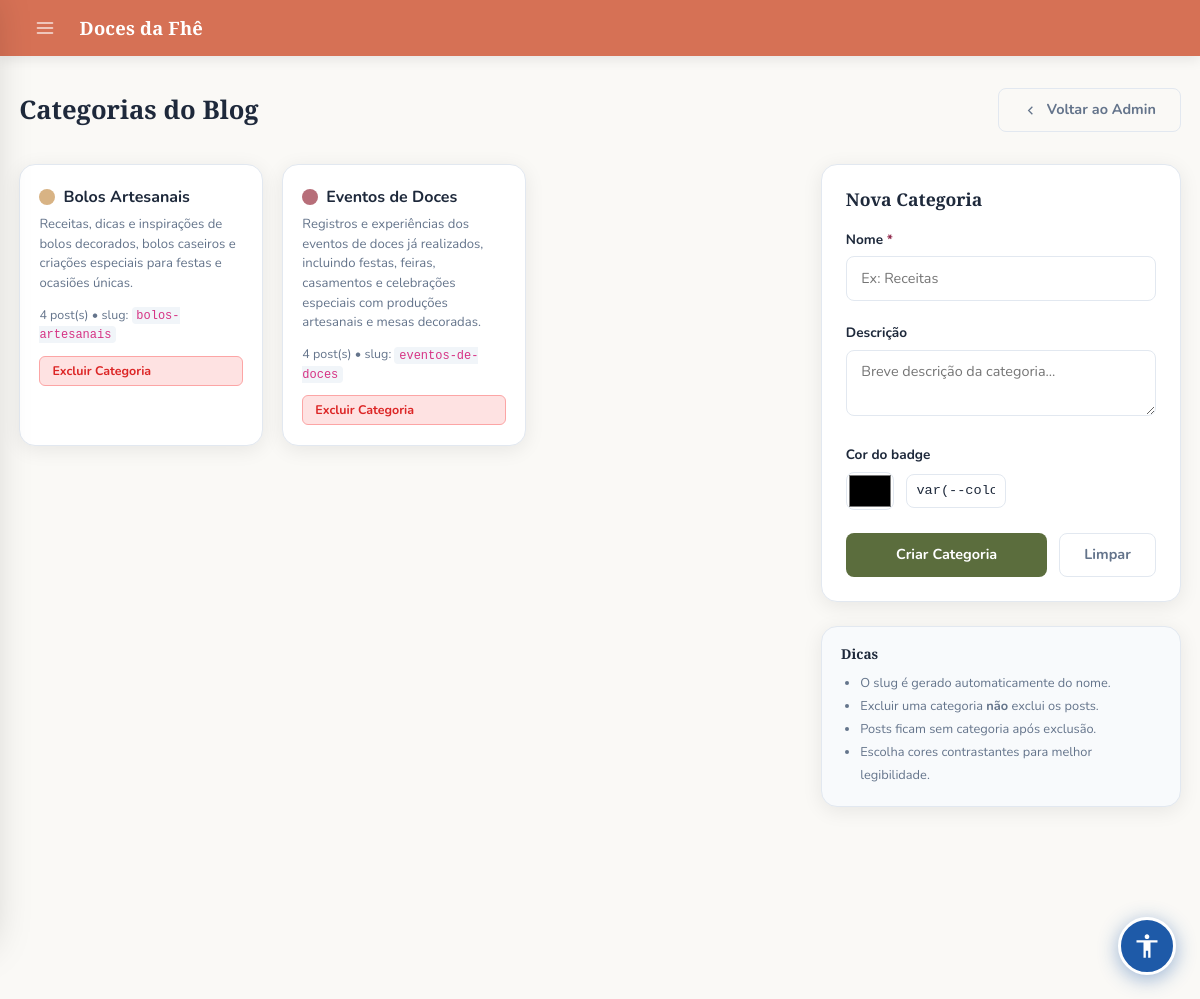
Screenshot of /blog/admin/categorias (signed in) with the database file from the repository.
### models.py (models this page shows, shortened)
class SiteConfig(db.Model):
    __tablename__ = "site_config"
    id               = db.Column(db.Integer, primary_key=True)
    color_primary    = db.Column(db.String(20), default='#5B6D3D')
    color_secondary  = db.Column(db.String(20), default='#D67155')
    color_accent     = db.Column(db.String(20), default='#F3B651')
    color_dark       = db.Column(db.String(20), default='#932E50')
    color_bg         = db.Column(db.String(20), default='#FAF9F6')
    color_text       = db.Column(db.String(20), default='#2B2B2B')
    color_text_light = db.Column(db.String(20), default='#6B6B6B')
    auth_bg_color1   = db.Column(db.String(20), default='#e8eed8')
    auth_bg_color2   = db.Column(db.String(20), default='#8fa05a')
    font_title   = db.Column(db.String(100), default='Playfair Display')
    font_body    = db.Column(db.String(100), default='Nunito')
    font_size    = db.Column(db.String(10), default='16')
    title_weight = db.Column(db.String(10), default='700')
    body_weight  = db.Column(db.String(10), default='400')
    layout_mode   = db.Column(db.String(20), default='spacious')
    layout_width  = db.Column(db.String(20), default='centered')
    card_columns  = db.Column(db.Integer,    default=3)
    card_gap      = db.Column(db.Integer,    default=20)
    show_carousel = db.Column(db.Boolean,    default=True)
    btn_radius  = db.Column(db.String(10), default='12px')
    card_shadow = db.Column(db.String(10), default='medium')
    navbar_fixed = db.Column(db.Boolean, default=True)
    anim_enabled     = db.Column(db.Boolean, default=True)
    anim_intensity   = db.Column(db.String(10), default='medium')
    anim_duration    = db.Column(db.Integer,    default=220)
    anim_hover_style = db.Column(db.String(20), default='lift')
    site_name   = db.Column(db.String(100), default='Doces da Fhê')
    logo_url    = db.Column(db.String(255), nullable=True)
    logo_height     = db.Column(db.Integer, default=100)
    logo_fit        = db.Column(db.String(20), default='contain')
    carousel_height = db.Column(db.Integer, default=340)
    card_img_height = db.Column(db.Integer, default=200)
    card_radius     = db.Column(db.String(10), default='16px')
    flash_success   = db.Column(db.String(20), default='#ffffff')
    flash_error     = db.Column(db.String(20), default='#f8d7da')
    flash_info      = db.Column(db.String(20), default='#ffffff')
    new_badge_days  = db.Column(db.Integer, default=7)
    new_badge_ativo = db.Column(db.Boolean, default=True)
    blog_primary    = db.Column(db.String(20), default='#5B6D3D')
    blog_accent     = db.Column(db.String(20), default='#932E50')
    blog_bg         = db.Column(db.String(20), default='#f8fafc')
    blog_card_bg    = db.Column(db.String(20), default='#ffffff')
    blog_text       = db.Column(db.String(20), default='#1e293b')
    agenda_dias_arquivar = db.Column(db.Integer, default=30)
    updated_at      = db.Column(db.DateTime, default=datetime.utcnow, onupdate=datetime.utcnow)

class BlogCategoria(db.Model):
    __tablename__ = 'blog_categorias'
    id = db.Column(db.Integer, primary_key=True)
    nome = db.Column(db.String(100), unique=True, nullable=False)
    slug = db.Column(db.String(100), unique=True, nullable=False)
    descricao = db.Column(db.String(300), nullable=True)
    cor = db.Column(db.String(20), default='#5B6D3D')

### blog_routes.py (the view, shortened to what this page needs)
@blog_bp.route('/admin/categorias', methods=['GET', 'POST'])
@_admin_required
def admin_categorias():
    categorias = BlogCategoria.query.all()
    return render_template('blog/categorias_admin.html', categorias=categorias)

### app.py (called while the page is built)
@login_manager.user_loader
def load_user(user_id):
    return User.query.get(int(user_id))

@app.context_processor
def inject_globals():
    if current_user.is_authenticated:
        total_itens = db.session.query(
            db.func.sum(CarrinhoItem.quantidade)
        ).filter_by(user_id=current_user.id).scalar() or 0
    else:
        total_itens = 0
    site_config = SiteConfig.query.first()
    return dict(carrinho_total=total_itens, site_config=site_config)

### blog_routes.py (called while the page is built)
def _admin_required(f):
    from functools import wraps
    @wraps(f)
    def decorated(*args, **kwargs):
        if not current_user.is_authenticated:
            flash('Faça login para continuar.', 'info')
            return redirect(url_for('login'))
        if not current_user.is_admin:
            flash('Acesso restrito a administradores.', 'error')
            return redirect(url_for('blog.index'))
        return f(*args, **kwargs)
    return decorated

### templates/blog/categorias_admin.html (shortened to what this page needs)
{% extends "admin/base.html" %}
{% block styles %}
<link rel="stylesheet" href="{{ url_for('static', filename='blog.css') }}">
{% endblock %}
{% block content %}
<div class="blog-admin-wrap">
  <div class="admin-page-header">
    <h1 class="admin-page-title">Categorias do Blog</h1>
    <div style="display:flex; gap:.75rem;">
      <a href="{{ url_for('blog.admin') }}" class="editor-btn editor-btn-ghost" style="text-decoration:none;">
        <svg xmlns="http://www.w3.org/2000/svg" width="15" height="15" viewBox="0 0 24 24" fill="none" stroke="currentColor" stroke-width="2" style="vertical-align:middle; margin-right:.3rem;"><polyline points="15 18 9 12 15 6"/></svg>
        Voltar ao Admin
      </a>
    </div>
  </div>
  <div style="display:grid; grid-template-columns: 1fr 360px; gap:2rem; align-items:start;">
    <div>
      {% if categorias %}
      <div class="cat-admin-grid">
        {% for cat in categorias %}
        <div class="cat-admin-card">
          <div class="cat-admin-nome">
            <span class="cat-admin-color-dot" style="background: {{ cat.cor }};"></span>
            {{ cat.nome }}
          </div>
          {% if cat.descricao %}
          <p class="cat-admin-desc">{{ cat.descricao }}</p>
          {% endif %}
          <p class="cat-admin-count">
            {{ cat.posts | selectattr('status', 'equalto', 'publicado') | list | length }} post(s)
            &bull; slug: <code style="font-size:.75rem; background:#f1f5f9; padding:.1rem .3rem; border-radius:4px;">{{ cat.slug }}</code>
          </p>
          <form action="{{ url_for('blog.admin_excluir_categoria', id=cat.id) }}" method="post" onsubmit="return confirm('Excluir a categoria &quot;{{ cat.nome }}&quot;? Os posts ficarão sem categoria.');">
            <button type="submit" class="action-btn action-btn-delete" style="width:100%;">Excluir Categoria</button>
          </form>
        </div>
        {% endfor %}
      </div>
      {% else %}
      <div class="admin-table-wrap" style="padding:2.5rem; text-align:center; color:var(--blog-muted);">
        <p>Nenhuma categoria criada ainda.</p>
      </div>
      {% endif %}
    </div>
    <div>
      <div class="admin-table-wrap" style="padding:1.5rem;">
        <h2 style="font-family:'Playfair Display',serif; font-size:1.1rem; font-weight:700; margin:0 0 1.2rem; color:var(--blog-text);">Nova Categoria</h2>
        <form method="post" action="{{ url_for('blog.admin_categorias') }}">
          <div class="editor-field">
            <label for="catNome">Nome <span style="color:var(--blog-accent);">*</span></label>
            <input type="text" name="nome" id="catNome" placeholder="Ex: Receitas" required>
          </div>
          <div class="editor-field">
            <label for="catDesc">Descrição</label>
            <textarea name="descricao" id="catDesc" rows="2" placeholder="Breve descrição da categoria..."></textarea>
          </div>
          <div class="editor-field">
            <label for="catCorText">Cor do badge</label>
            <div style="display:flex; align-items:center; gap:.75rem;">
              <input type="color" name="cor" id="catCor" value="var(--color-primary)" style="width:48px; height:38px; border:1.5px solid var(--blog-border); border-radius:8px; padding:2px; cursor:pointer; flex-shrink:0;">
              <input type="text" id="catCorText" value="var(--color-primary)" maxlength="7" placeholder="#000000" style="font-size:.85rem; width:100px; border:1.5px solid var(--blog-border); border-radius:8px; padding:.35rem .6rem; font-family:monospace; color:var(--blog-text);">
            </div>
          </div>
          <div style="display:flex; gap:.75rem; margin-top:.75rem;">
            <button type="submit" class="editor-btn editor-btn-primary" style="flex:1;">Criar Categoria</button>
            <button type="reset" class="editor-btn editor-btn-ghost">Limpar</button>
          </div>
        </form>
      </div>
      <div class="admin-table-wrap" style="padding:1.2rem; margin-top:1.2rem; background:#f8fafc;">
        <h3 style="font-size:.85rem; font-weight:700; color:var(--blog-text); margin:0 0 .6rem;">Dicas</h3>
        <ul style="font-size:.8rem; color:var(--blog-muted); padding-left:1.2rem; margin:0; line-height:1.8;">
          <li>O slug é gerado automaticamente do nome.</li>
          <li>Excluir uma categoria <strong>não</strong> exclui os posts.</li>
          <li>Posts ficam sem categoria após exclusão.</li>
          <li>Escolha cores contrastantes para melhor legibilidade.</li>
        </ul>
      </div>
    </div>
  </div>
</div>
{% endblock %}

### templates/admin/base.html (shortened to what this page needs)
<!DOCTYPE html>
<html>
<head>
  <link href="https://cdn.jsdelivr.net/npm/bootstrap@5.3.0/dist/css/bootstrap.min.css" rel="stylesheet">
  <link rel="stylesheet" href="https://cdnjs.cloudflare.com/ajax/libs/cropperjs/1.6.1/cropper.min.css">
  {% block styles %}{% endblock %}
  <link rel="stylesheet" href="{{ url_for('dynamic_styles') }}">
  {% if not request.path.startswith('/admin') and request.path not in ['/login', '/signup', '/logout', '/forgot-password', '/change-password'] and not request.path.startswith('/reset-password') %}
  <link rel="stylesheet" href="{{ url_for('static', filename='accessibility.css') }}">
  {% endif %}
</head>
<body>
{% if current_user.is_authenticated and current_user.is_admin %}
<div class="topbar">
  <button class="topbar-menu-btn" id="drawerToggle" aria-label="Menu">
    <svg xmlns="http://www.w3.org/2000/svg" width="20" height="20" viewBox="0 0 24 24" fill="none"
         stroke="currentColor" stroke-width="2" stroke-linecap="round" stroke-linejoin="round">
      <line x1="3" y1="6"  x2="21" y2="6"/>
      <line x1="3" y1="12" x2="21" y2="12"/>
      <line x1="3" y1="18" x2="21" y2="18"/>
    </svg>
  </button>
  <span class="topbar-brand">{{ site_config.site_name if site_config else 'Doces da Fhê' }}</span>
</div>
{% endif %}
<div class="acc-content-wrap">
<main id="acc-main-content">
{% block content %}
{% endblock %}
</main>
</div>
{% if not request.path.startswith('/admin') and request.path not in ['/login', '/signup', '/logout', '/forgot-password', '/change-password'] and not request.path.startswith('/reset-password') %}
<label for="acc-open" class="acc-fab" role="button" aria-label="Abrir painel de acessibilidade" title="Acessibilidade">
  <svg xmlns="http://www.w3.org/2000/svg" width="28" height="28" viewBox="0 0 24 24" fill="currentColor">
    <path d="M12 2c1.1 0 2 .9 2 2s-.9 2-2 2-2-.9-2-2 .9-2 2-2zm9 7h-6v13h-2v-6h-2v6H9V9H3V7h18v2z"/>
  </svg>
</label>
{% endif %}
</body>
</html>

### static/blog.css (style rules this page uses)
:root { --blog-muted: #64748b; --blog-border: #e2e8f0; --blog-radius: 16px; --blog-shadow: 0 4px 20px rgba(0,0,0,.08); --blog-shadow-lg: 0 8px 32px rgba(0,0,0,.12); --blog-transition: .22s cubic-bezier(.4,0,.2,1); }
.editor-field { margin-bottom: 1.4rem; }
.editor-field label { display: block; font-size: .85rem; font-weight: 700; color: var(--blog-text); margin-bottom: .4rem; }
.editor-field input, .editor-field select, .editor-field textarea { width: 100%; border: 1.5px solid var(--blog-border); border-radius: 8px; padding: .65rem .9rem; font-family: 'Nunito', sans-serif; font-size: .9rem; outline: none; transition: border-color var(--blog-transition); color: var(--blog-text); background: #fff; }
.editor-btn { padding: .65rem 1.5rem; border-radius: 8px; border: none; cursor: pointer; font-family: 'Nunito', sans-serif; font-size: .9rem; font-weight: 700; transition: all var(--blog-transition); }
.editor-btn-primary { background: var(--blog-primary); color: #fff; }
.editor-btn-ghost { background: transparent; color: var(--blog-muted); border: 1.5px solid var(--blog-border); }
.blog-admin-wrap { max-width: 1200px; margin: 0 auto; padding: 2rem 1.2rem 4rem; }
.admin-page-header { display: flex; align-items: center; justify-content: space-between; margin-bottom: 2rem; flex-wrap: wrap; gap: 1rem; }
.admin-page-title { font-family: 'Playfair Display', serif; font-size: 1.6rem; font-weight: 700; color: var(--blog-text); margin: 0; }
.admin-table-wrap { background: var(--blog-card-bg); border-radius: var(--blog-radius); box-shadow: var(--blog-shadow); border: 1px solid var(--blog-border); overflow: hidden; margin-bottom: 1.5rem; }
.action-btn { display: inline-flex; align-items: center; gap: .3rem; padding: .3rem .75rem; border-radius: 6px; font-size: .78rem; font-weight: 700; text-decoration: none; border: 1.5px solid transparent; cursor: pointer; font-family: 'Nunito', sans-serif; transition: all var(--blog-transition); }
.action-btn-delete { background: #fee2e2; color: #dc2626; border-color: #fca5a5; }
.cat-admin-grid { display: grid; grid-template-columns: repeat(auto-fill, minmax(220px, 1fr)); gap: 1.2rem; }
.cat-admin-card { background: var(--blog-card-bg); border-radius: var(--blog-radius); border: 1px solid var(--blog-border); box-shadow: var(--blog-shadow); padding: 1.2rem; }
.cat-admin-color-dot { width: 16px; height: 16px; border-radius: 50%; display: inline-block; margin-right: .5rem; }
.cat-admin-nome { font-weight: 700; color: var(--blog-text); display: flex; align-items: center; margin-bottom: .4rem; }
.cat-admin-desc { font-size: .82rem; color: var(--blog-muted); margin-bottom: .75rem; }
.cat-admin-count { font-size: .78rem; color: var(--blog-muted); margin-bottom: .75rem; }

### static/accessibility.css (style rules this page uses)
:root { --acc-blue: #1E5AA8; --acc-blue-dark: #154080; --acc-blue-light: #dbeafe; }
.acc-fab { position: fixed; bottom: 24px; right: 24px; width: 58px; height: 58px; border-radius: 50%; background: var(--acc-blue); color: #fff; border: 3px solid #fff; cursor: pointer; z-index: 99990; box-shadow: 0 4px 20px rgba(30,90,168,.45); display: flex; align-items: center; justify-content: center; transition: transform .2s, background .2s, box-shadow .2s; user-select: none; }
.acc-content-wrap { min-height: 100vh; }

### rows the page displays
SiteConfig: site_name "Doces da Fhê"
BlogCategoria: nome "Bolos Artesanais", descricao "Receitas, dicas e inspirações de bolos decorados, bolos caseiros e criações especiais para festas e ocasiões únicas.", posts|selectattr "4", slug "bolos-artesanais"
BlogCategoria: nome "Eventos de Doces", descricao "Registros e experiências dos eventos de doces já realizados, incluindo festas, feiras, casamentos e celebrações especiais com produções artesanais e mesas decoradas.", posts|selectattr "4", slug "eventos-de-doces"
